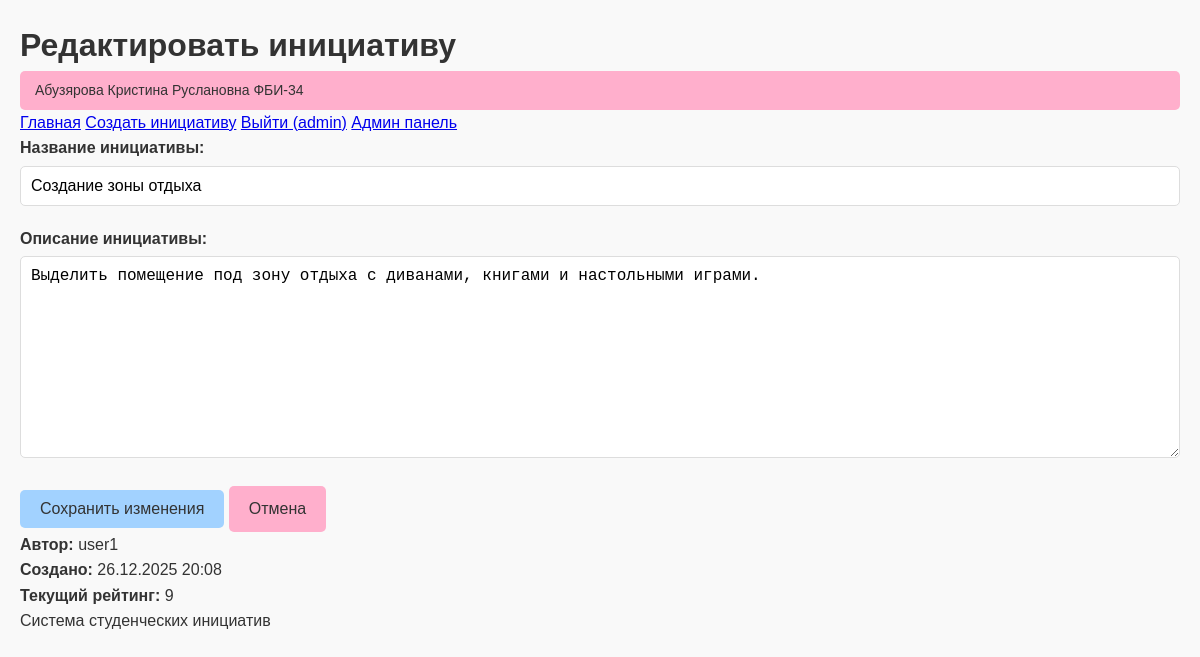
/edit/2 (signed in), run on the app's committed database.
### app.py (models this page shows, shortened)
class User(db.Model):
    id = db.Column(db.Integer, primary_key=True)
    username = db.Column(db.String(80), unique=True, nullable=False)
    password_hash = db.Column(db.String(200), nullable=False)
    is_admin = db.Column(db.Boolean, default=False)
    created_at = db.Column(db.DateTime, default=datetime.utcnow)

class Initiative(db.Model):
    id = db.Column(db.Integer, primary_key=True)
    title = db.Column(db.String(200), nullable=False)
    content = db.Column(db.Text, nullable=False)
    created_at = db.Column(db.DateTime, default=datetime.utcnow)
    score = db.Column(db.Integer, default=0)
    user_id = db.Column(db.Integer, db.ForeignKey('user.id'), nullable=False)
    author = db.relationship('User', backref='initiatives')

### app.py (the view, shortened to what this page needs)
@app.route('/edit/<int:initiative_id>', methods=['GET', 'POST'])
def edit_initiative(initiative_id):
    current_user = get_current_user()
    if not current_user:
        flash('Для редактирования нужно войти в систему', 'error')
        return redirect(url_for('login'))
    initiative = Initiative.query.get_or_404(initiative_id)
    if current_user.id != initiative.user_id and not current_user.is_admin:
        flash('Вы не можете редактировать эту инициативу', 'error')
        return redirect(url_for('index'))
    return render_template('edit.html',
                         initiative=initiative,
                         student_info=STUDENT_INFO,
                         current_user=current_user)

### app.py (called while the page is built)
def get_current_user():
    if 'user_id' in session:
        return User.query.get(session['user_id'])
    return None

### templates/edit.html (shortened to what this page needs)
<!DOCTYPE html>
<html lang="ru">
<head>
    <link rel="stylesheet" href="{{ url_for('static', filename='css/style.css') }}">
</head>
<body>
    <div class="container">
        <header>
            <h1>Редактировать инициативу</h1>
            <div class="student-info">
                {{ student_info.name }}
            </div>
            <nav>
                <a href="{{ url_for('index') }}">Главная</a>
                {% if current_user %}
                    <a href="{{ url_for('create') }}">Создать инициативу</a>
                    <a href="{{ url_for('logout') }}">Выйти ({{ current_user.username }})</a>
                    {% if current_user.is_admin %}
                        <a href="{{ url_for('admin') }}">Админ панель</a>
                    {% endif %}
                {% else %}
                    <a href="{{ url_for('login') }}">Войти</a>
                    <a href="{{ url_for('register') }}">Регистрация</a>
                {% endif %}
            </nav>
        </header>
        <main>
            <form method="POST" class="create-form">
                <div class="form-group">
                    <label for="title">Название инициативы:</label>
                    <input type="text" id="title" name="title" value="{{ initiative.title }}" required>
                </div>
                <div class="form-group">
                    <label for="content">Описание инициативы:</label>
                    <textarea id="content" name="content" rows="10" required>{{ initiative.content }}</textarea>
                </div>
                <div class="form-buttons">
                    <button type="submit" class="btn btn-primary">Сохранить изменения</button>
                    <a href="{{ url_for('index') }}" class="btn btn-secondary">Отмена</a>
                </div>
            </form>
            <div class="info-box">
                <p><strong>Автор:</strong> {{ initiative.author.username }}</p>
                <p><strong>Создано:</strong> {{ initiative.created_at.strftime('%d.%m.%Y %H:%M') }}</p>
                <p><strong>Текущий рейтинг:</strong> {{ initiative.score }}</p>
            </div>
        </main>
        <footer>
            <p>Система студенческих инициатив</p>
        </footer>
    </div>
</body>
</html>

### static/css/style.css (style rules this page uses)
* { margin: 0; padding: 0; box-sizing: border-box; }
body { font-family: Arial, sans-serif; line-height: 1.6; color: #333; background-color: #f9f9f9; padding: 20px; }
.container { max-width: 1200px; margin: 0 auto; }
.student-info { background: #ffafcc; padding: 8px 15px; border-radius: 5px; color: #333; font-size: 14px; }
.btn { display: inline-block; padding: 10px 20px; background: #ffafcc; color: #333; text-decoration: none; border: none; border-radius: 5px; cursor: pointer; font-size: 16px; }
.btn-primary { background: #a2d2ff; }
.form-group { margin-bottom: 20px; }
.form-group label { display: block; margin-bottom: 5px; font-weight: bold; }
.form-group input, .form-group textarea { width: 100%; padding: 10px; border: 1px solid #ddd; border-radius: 5px; font-size: 16px; }

### data on the page
User: username "admin"
Initiative: title "Создание зоны отдыха", content "Выделить помещение под зону отдыха с диванами, книгами и настольными играми.", created_at "26.12.2025 20:08", score "9"
User: author.username "user1"

### other printed values
{{ student_info.name }} "Абузярова Кристина Руслановна ФБИ-34"
